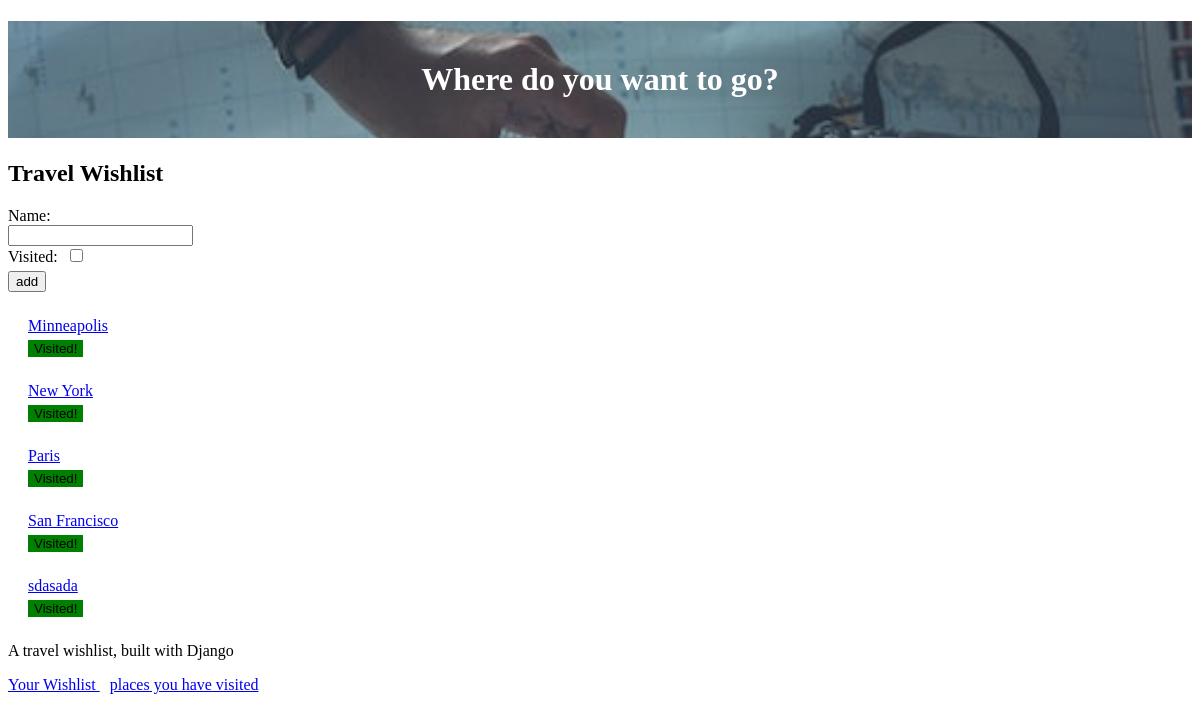
Page / (signed in) on the earlier database version.
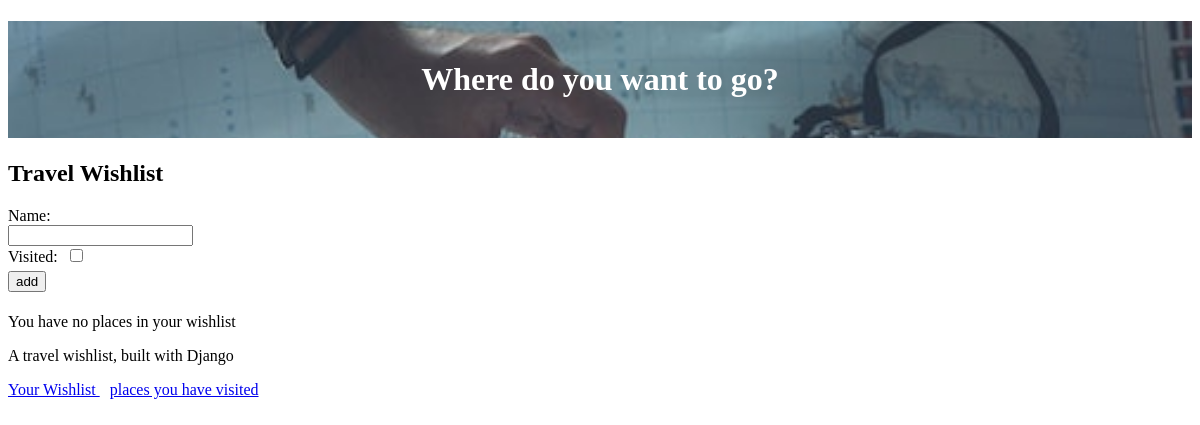
Same page on the later database version.
### travel_wishlist/models.py (models this page shows, shortened)
class Place(models.Model):
    user = models.ForeignKey('auth.User', null=False, on_delete=models.CASCADE)
    name = models.CharField(max_length=200)
    visited = models.BooleanField(default=False)
    notes = models.TextField(blank=True, null=True)
    date_visited = models.DateField(blank=True, null= True)
    photo = models.ImageField(upload_to='users_images/', blank=True, null=True)

### travel_wishlist/views.py (the view, shortened to what this page needs)
# urls.py: path('', views.place_list, name='place_list'),
@login_required
def place_list(request):
    places = Place.objects.filter(user=request.user).filter(visited=False).order_by('name')
    new_place_form = NewPlaceForm()
    return render(request, 'travel_wishlist/wishlist.html', { 'places': places, 'new_place_form': new_place_form })

### travel_wishlist/forms.py
class NewPlaceForm(forms.ModelForm):
    class Meta:
        model = Place
        fields = ('name', 'visited')

### travel_wishlist/templates/travel_wishlist/wishlist.html (shortened to what this page needs)
{% extends 'travel_wishlist/base.html' %}
{% block content %}
<h2>Travel Wishlist</h2>
<form class="visited-form" method="POST" action="{% url 'place_list' %}">
    {{ new_place_form }}
    <button type="submit">add</button>
</form>
{% for place in places %}
<div class="wishlist-place">
    <span id="place-name-{{ place.pk }}" class="place-name">
        <a href="{% url 'place_details' place.pk %}">{{ place.name }}</a>
    </span>
    <form method="POST" action="{%url 'place_was_visited' place.pk %}">
        <button id="add-new-place" type="submit">Visited!</button>
    </form>
</div>
{% empty %}
<p>You have no places in your wishlist</p>
{% endfor %}
{% endblock %}

Differences in the rows shown:
no longer on this page (row edited): Place: name "Minneapolis"
no longer on this page (row edited): Place: name "New York"
no longer on this page (row edited): Place: name "Paris"
no longer on this page (row edited): Place: name "San Francisco"
no longer on this page (row edited): Place: name "sdasada"
Other differences:
text now shown: "You have no places in your wishlist"
